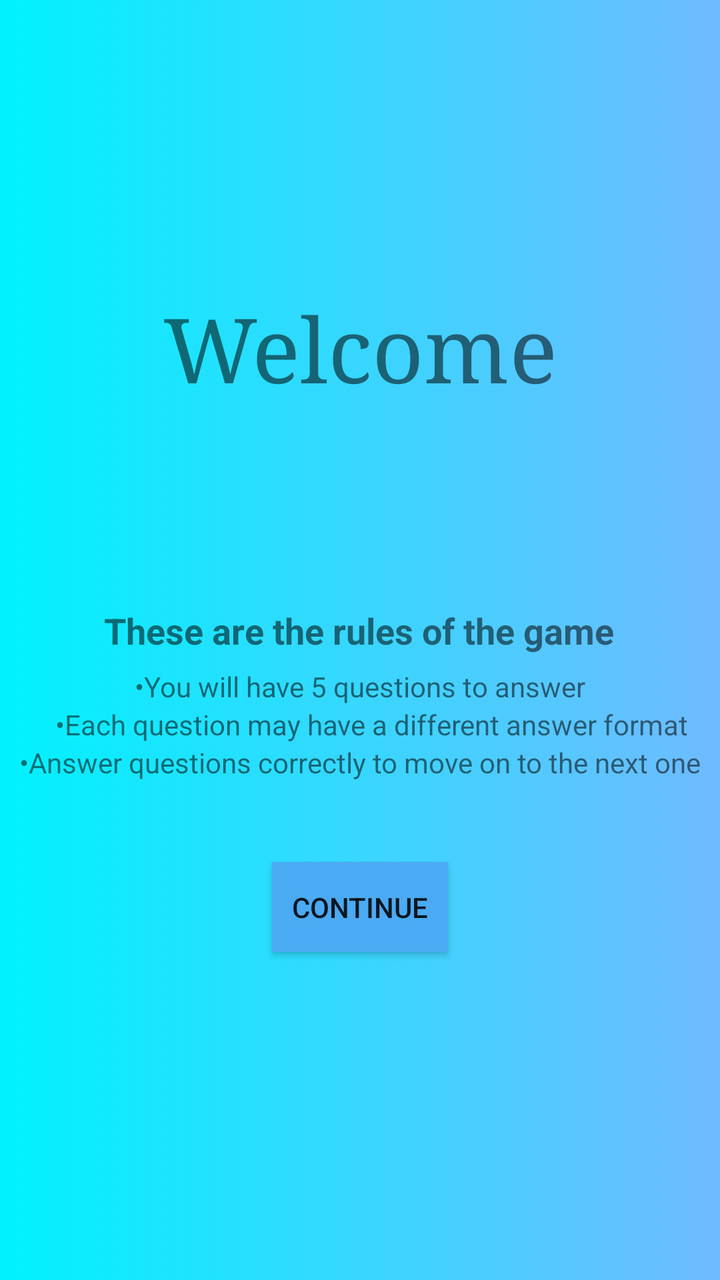
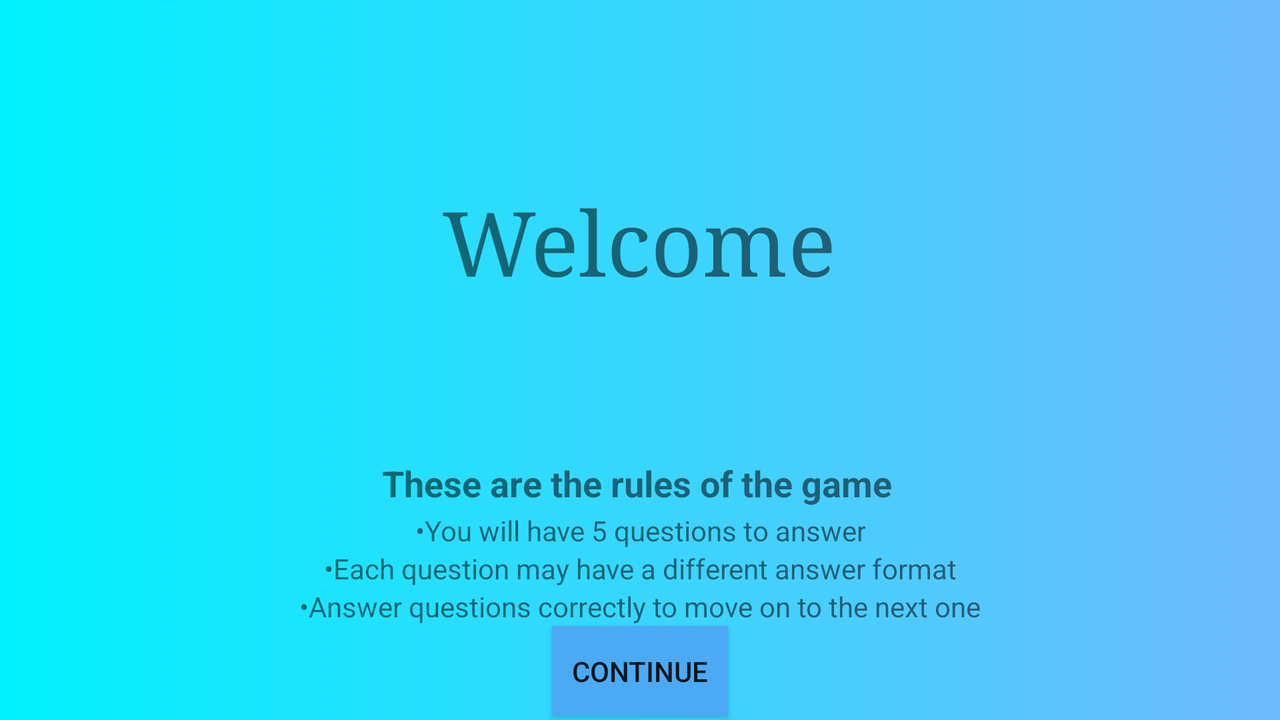

Compare how this app lays out the same screen by default and in its alternative resource folder. The renders come first, then the two layout files and the values they reference.
<!-- AndroidManifest.xml: activity theme Theme.AppCompat.Light.NoActionBar -->
<!-- res/layout/activity_welcome.xml -->
<?xml version="1.0" encoding="utf-8"?>
<androidx.constraintlayout.widget.ConstraintLayout xmlns:android="http://schemas.android.com/apk/res/android"
    xmlns:app="http://schemas.android.com/apk/res-auto"
    xmlns:tools="http://schemas.android.com/tools"
    android:layout_width="match_parent"
    android:layout_height="match_parent"
    tools:context=".WelcomeActivity"
    android:background="@drawable/background_gradient">
    
    
    <TextView
        android:id="@+id/welcome"
        android:layout_width="wrap_content"
        android:layout_height="wrap_content"
        android:text="@string/welcome"
        android:textSize="45sp"

        android:typeface="serif"
        app:layout_constraintBottom_toBottomOf="parent"
        app:layout_constraintEnd_toEndOf="parent"
        app:layout_constraintStart_toStartOf="parent"
        app:layout_constraintTop_toTopOf="parent"
        app:layout_constraintVertical_bias="0.248" />

    <TextView
        android:id="@+id/user_email"
        android:layout_width="wrap_content"
        android:layout_height="wrap_content"
        android:text=""
        android:textSize="30sp"
        app:layout_constraintBottom_toBottomOf="parent"
        app:layout_constraintEnd_toEndOf="parent"
        app:layout_constraintHorizontal_bias="0.498"
        app:layout_constraintStart_toStartOf="parent"
        app:layout_constraintTop_toBottomOf="@+id/welcome"
        app:layout_constraintVertical_bias="0.053" />
    
    
    <TextView
        android:id="@+id/textView"
        android:layout_width="wrap_content"
        android:layout_height="wrap_content"
        android:text="@string/titleRuleOfGame"
        android:textSize="18sp"
        android:textStyle="bold"
        app:layout_constraintBottom_toBottomOf="parent"
        app:layout_constraintEnd_toEndOf="parent"
        app:layout_constraintHorizontal_bias="0.496"
        app:layout_constraintStart_toStartOf="parent"
        app:layout_constraintTop_toBottomOf="@+id/user_email"
        app:layout_constraintVertical_bias="0.11" />

    <TextView
        android:id="@+id/textView2"
        android:layout_width="wrap_content"
        android:layout_height="wrap_content"
        android:text="@string/ruleOfGame1"
        app:layout_constraintBottom_toBottomOf="parent"
        app:layout_constraintEnd_toEndOf="parent"
        app:layout_constraintStart_toStartOf="parent"
        app:layout_constraintTop_toBottomOf="@+id/textView"
        app:layout_constraintVertical_bias="0.022" />

    <TextView
        android:id="@+id/textView3"
        android:layout_width="wrap_content"
        android:layout_height="wrap_content"
        android:text="@string/ruleOfGame2"
        app:layout_constraintBottom_toBottomOf="parent"
        app:layout_constraintEnd_toEndOf="parent"
        app:layout_constraintHorizontal_bias="0.641"
        app:layout_constraintStart_toStartOf="parent"
        app:layout_constraintTop_toBottomOf="@+id/textView2"
        app:layout_constraintVertical_bias="0.0" />

    <TextView
        android:id="@+id/textView4"
        android:layout_width="wrap_content"
        android:layout_height="wrap_content"
        android:text="@string/ruleOfGame3"
        app:layout_constraintBottom_toBottomOf="parent"
        app:layout_constraintEnd_toEndOf="parent"
        app:layout_constraintStart_toStartOf="parent"
        app:layout_constraintTop_toBottomOf="@+id/textView3"
        app:layout_constraintVertical_bias="0.0"/>
    
    <Button
        android:layout_width="wrap_content"
        android:layout_height="45dp"
        android:text="@string/continueButton"
        android:background="@color/ButtonColor"
        android:onClick="QuizEnterClick"
        app:layout_constraintBottom_toBottomOf="parent"
        app:layout_constraintEnd_toEndOf="parent"
        app:layout_constraintStart_toStartOf="parent"
        app:layout_constraintTop_toBottomOf="@+id/textView4"
        app:layout_constraintVertical_bias="0.198" />

</androidx.constraintlayout.widget.ConstraintLayout>
<!-- resources referenced by this layout -->
<resources>
  <color name="ButtonColor">#4BAAF3</color>
  <!-- drawable background_gradient (drawable) -->
  <?xml version="1.0" encoding="utf-8"?>
  <selector xmlns:android="http://schemas.android.com/apk/res/android">
      
      <item>
          <shape>
              <gradient android:startColor="#00f2fe" android:endColor="#D755AFFF"/>
          </shape>
      </item>
  </selector>
  <string name="continueButton">Continue</string>
  <string name="ruleOfGame1">•You will have 5 questions to answer</string>
  <string name="ruleOfGame2">•Each question may have a different answer format</string>
  <string name="ruleOfGame3">•Answer questions correctly to move on to the next one</string>
  <string name="titleRuleOfGame">These are the rules of the game</string>
  <string name="welcome">Welcome</string>
</resources>
<!-- res/layout-land/activity_welcome.xml (the repository's variant of the layout above) -->
<!-- drawn on the phone turned sideways -->
<?xml version="1.0" encoding="utf-8"?>
<androidx.constraintlayout.widget.ConstraintLayout
    xmlns:android="http://schemas.android.com/apk/res/android"
    xmlns:app="http://schemas.android.com/apk/res-auto"
    android:layout_width="match_parent"
    android:layout_height="match_parent"
    android:orientation="vertical"
    android:background="@drawable/background_gradient">
    

    <TextView
        android:id="@+id/welcome"
        android:layout_width="wrap_content"
        android:layout_height="wrap_content"
        android:text="@string/welcome"
        android:textSize="45sp"

        android:typeface="serif"

        app:layout_constraintBottom_toBottomOf="parent"
        app:layout_constraintEnd_toEndOf="parent"
        app:layout_constraintHorizontal_bias="0.499"
        app:layout_constraintStart_toStartOf="parent"
        app:layout_constraintTop_toTopOf="parent"
        app:layout_constraintVertical_bias="0.302" />

    <TextView
        android:id="@+id/user_email"
        android:layout_width="wrap_content"
        android:layout_height="wrap_content"
        android:text=""
        android:textSize="30sp"
        app:layout_constraintBottom_toBottomOf="parent"
        app:layout_constraintEnd_toEndOf="parent"
        app:layout_constraintStart_toStartOf="parent"
        app:layout_constraintTop_toBottomOf="@+id/welcome"
        app:layout_constraintVertical_bias="0.155" />
    
    <TextView
        android:id="@+id/textView"
        android:gravity="center_horizontal"
        android:layout_width="wrap_content"
        android:layout_height="wrap_content"
        android:text="@string/titleRuleOfGame"
        android:textSize="18sp"
        android:textStyle="bold"
        app:layout_constraintBottom_toBottomOf="parent"
        app:layout_constraintEnd_toEndOf="parent"
        app:layout_constraintHorizontal_bias="0.496"
        app:layout_constraintStart_toStartOf="parent"
        app:layout_constraintTop_toBottomOf="@+id/user_email"
        app:layout_constraintVertical_bias="0.11" />

    <TextView
        android:id="@+id/textView2"
        android:gravity="center_horizontal"
        android:layout_width="wrap_content"
        android:layout_height="wrap_content"
        android:text="@string/ruleOfGame1"
        app:layout_constraintBottom_toBottomOf="parent"
        app:layout_constraintEnd_toEndOf="parent"
        app:layout_constraintStart_toStartOf="parent"
        app:layout_constraintTop_toBottomOf="@+id/textView"
        app:layout_constraintVertical_bias="0.022" />

    <TextView
        android:id="@+id/textView3"
        android:layout_width="wrap_content"
        android:layout_height="wrap_content"
        android:gravity="center_horizontal"
        android:text="@string/ruleOfGame2"
        app:layout_constraintBottom_toBottomOf="parent"
        app:layout_constraintEnd_toEndOf="parent"
        app:layout_constraintStart_toStartOf="parent"
        app:layout_constraintTop_toBottomOf="@+id/textView2"
        app:layout_constraintVertical_bias="0.0" />

    <TextView
        android:id="@+id/textView4"
        android:gravity="center_horizontal"
        android:layout_width="wrap_content"
        android:layout_height="wrap_content"
        android:text="@string/ruleOfGame3"
        app:layout_constraintBottom_toBottomOf="parent"
        app:layout_constraintEnd_toEndOf="parent"
        app:layout_constraintStart_toStartOf="parent"
        app:layout_constraintTop_toBottomOf="@+id/textView3"
        app:layout_constraintVertical_bias="0.0"/>

    <Button
        android:layout_width="wrap_content"
        android:layout_height="45dp"
        android:text="@string/continueButton"
        android:background="@color/ButtonColor"
        android:onClick="QuizEnterClick"
        app:layout_constraintBottom_toBottomOf="parent"
        app:layout_constraintEnd_toEndOf="parent"
        app:layout_constraintStart_toStartOf="parent"
        app:layout_constraintTop_toBottomOf="@+id/textView4"
        app:layout_constraintVertical_bias="0.198" />




</androidx.constraintlayout.widget.ConstraintLayout>
